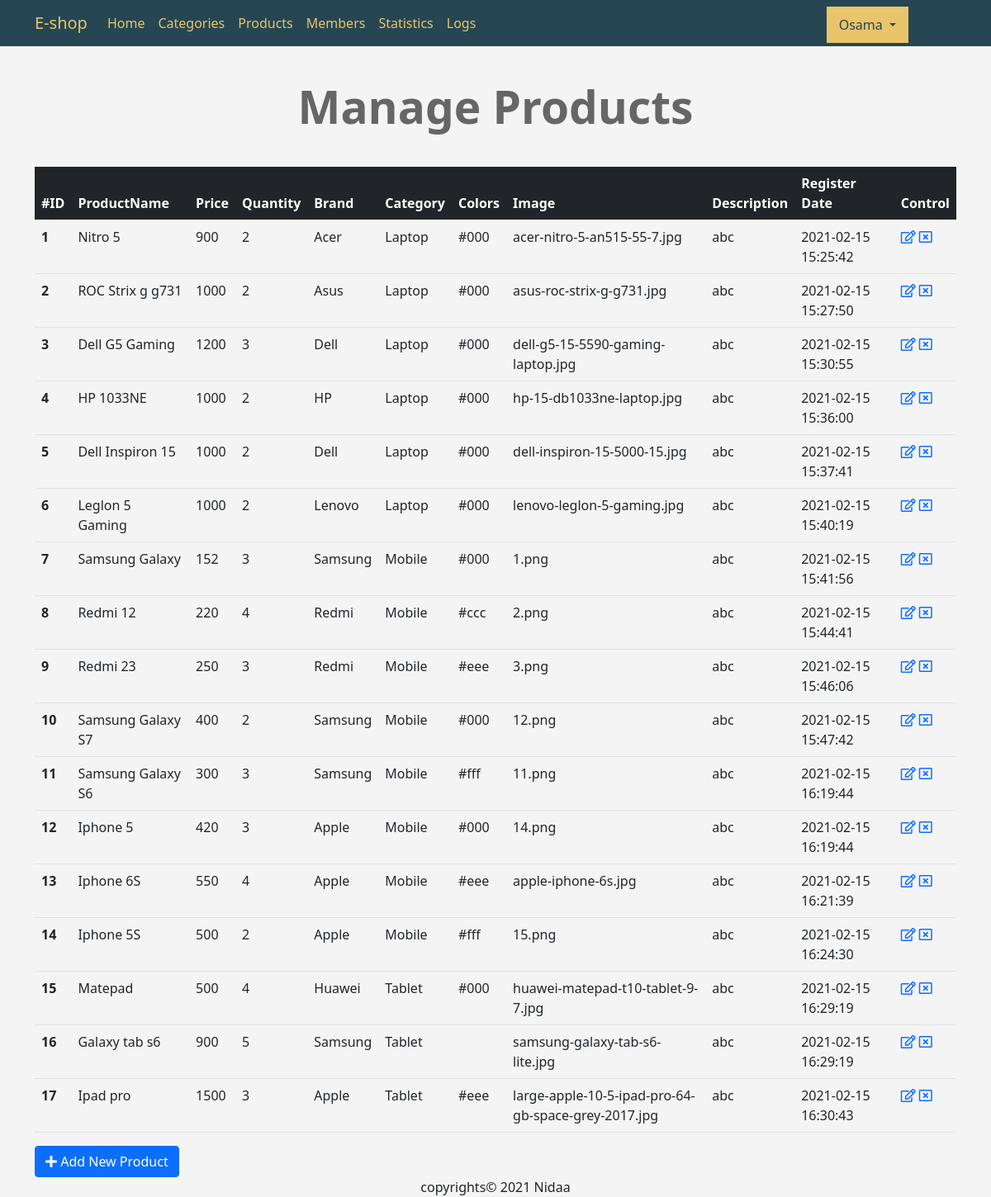
The app's page /admin/products.php (signed in) with its own data.
### tables this page shows
CREATE TABLE `products` (
  `pro_id` int(11) NOT NULL,
  `name` varchar(20) NOT NULL,
  `price` float NOT NULL,
  `quantity` int(10) NOT NULL,
  `brand` varchar(10) NOT NULL,
  `category` varchar(10) NOT NULL,
  `colors` varchar(100) NOT NULL,
  `img` text NOT NULL,
  `pro_desc` text NOT NULL,
  `created_at` timestamp NOT NULL DEFAULT current_timestamp(),
  `updated_at` timestamp NOT NULL DEFAULT current_timestamp()
);

### admin/products.php (the view, shortened to what this page needs)
<?php
 if (isset($_SESSION['username'])) {
   include 'template/header.php';
   include 'template/navbar.php';
   include '../config/connect.php';
   $do = isset($_GET['do']) ? $_GET['do'] : 'Manage';
    if ($do == 'Manage') {
      $sql = "SELECT * FROM products";
      $query = mysqli_query($con,$sql);
      if (mysqli_num_rows($query)>0) {
          ?>
          <h1 class="text-center">Manage Products</h1>
          <div class="container">
            <table class="table">
             <thead class="table-dark">
               <tr>
                  <th scope="col">#ID</th>
                  <th scope="col">ProductName</th>
                  <th scope="col">Price</th>
                  <th scope="col">Quantity</th>
                  <th scope="col">Brand</th>
                  <th scope="col">Category</th>
                  <th scope="col">Colors</th>
                  <th scope="col">Image</th>
                  <th scope="col">Description</th>
                  <th scope="col">Register Date</th>
                  <th scope="col">Control</th>
               </tr>
             </thead>
             <tbody>
  <?php   while ($row=mysqli_fetch_array($query)) { ?>
               <tr>
                  <th scope="row"><?php echo $row['pro_id']; ?></th>
                  <td><?php echo $row['name']; ?></td>
                  <td><?php echo $row['price']; ?></td>
                  <td><?php echo $row['quantity']; ?></td>
                  <td><?php echo $row['brand']; ?></td>
                  <td><?php echo $row['category']; ?></td>
                  <td><?php echo $row['colors']; ?></td>
                  <td><?php echo $row['img']; ?></td>
                  <td><?php echo $row['pro_desc']; ?></td>
                  <td><?php echo $row['created_at']; ?></td>
                  <td>
                    <a href="products.php?do=Edit&id=<?php echo $row['pro_id'];?>" ><i class="far fa-edit"></i></a>
                    <a href="products.php?do=Delete&id=<?php echo $row['pro_id'];?>" class="confirm"><i class="far fa-window-close"></i></a>
                  </td>
               </tr>
    <?php }?>
             </tbody>
           </table>
           <a href='products.php?do=Add' class="btn btn-primary"><i class="fas fa-plus"></i> Add New Product</a>
          </div>
<?php
      }
    }
   include 'template/footer.php';
 }else{
  header('Location: index.php');
  exit();
 }
?>

### admin/layout/css/style.css (style rules this page uses)
body { background-color: #F4F4F4; font-size: 16px; }
h1 { font-size: 55px; margin: 40px 0; font-weight: bold; color: #666; }

### records on screen
products: pro_id "1", name "Nitro 5", price "900", quantity "2", brand "Acer", category "Laptop", colors "#000", img "acer-nitro-5-an515-55-7.jpg", pro_desc "abc", created_at "2021-02-15 15:25:42"
products: pro_id "2", name "ROC Strix g g731", price "1000", quantity "2", brand "Asus", category "Laptop", colors "#000", img "asus-roc-strix-g-g731.jpg", pro_desc "abc", created_at "2021-02-15 15:27:50"
products: pro_id "3", name "Dell G5 Gaming", price "1200", quantity "3", brand "Dell", category "Laptop", colors "#000", img "dell-g5-15-5590-gaming-laptop.jpg", pro_desc "abc", created_at "2021-02-15 15:30:55"
products: pro_id "4", name "HP 1033NE", price "1000", quantity "2", brand "HP", category "Laptop", colors "#000", img "hp-15-db1033ne-laptop.jpg", pro_desc "abc", created_at "2021-02-15 15:36:00"
products: pro_id "5", name "Dell Inspiron 15", price "1000", quantity "2", brand "Dell", category "Laptop", colors "#000", img "dell-inspiron-15-5000-15.jpg", pro_desc "abc", created_at "2021-02-15 15:37:41"
products: pro_id "6", name "Leglon 5 Gaming", price "1000", quantity "2", brand "Lenovo", category "Laptop", colors "#000", img "lenovo-leglon-5-gaming.jpg", pro_desc "abc", created_at "2021-02-15 15:40:19"
products: pro_id "7", name "Samsung Galaxy", price "152", quantity "3", brand "Samsung", category "Mobile", colors "#000", img "1.png", pro_desc "abc", created_at "2021-02-15 15:41:56"
products: pro_id "8", name "Redmi 12", price "220", quantity "4", brand "Redmi", category "Mobile", colors "#ccc", img "2.png", pro_desc "abc", created_at "2021-02-15 15:44:41"
products: pro_id "9", name "Redmi 23", price "250", quantity "3", brand "Redmi", category "Mobile", colors "#eee", img "3.png", pro_desc "abc", created_at "2021-02-15 15:46:06"
products: pro_id "10", name "Samsung Galaxy S7", price "400", quantity "2", brand "Samsung", category "Mobile", colors "#000", img "12.png", pro_desc "abc", created_at "2021-02-15 15:47:42"
products: pro_id "11", name "Samsung Galaxy S6", price "300", quantity "3", brand "Samsung", category "Mobile", colors "#fff", img "11.png", pro_desc "abc", created_at "2021-02-15 16:19:44"
products: pro_id "12", name "Iphone 5", price "420", quantity "3", brand "Apple", category "Mobile", colors "#000", img "14.png", pro_desc "abc", created_at "2021-02-15 16:19:44"
products: pro_id "13", name "Iphone 6S", price "550", quantity "4", brand "Apple", category "Mobile", colors "#eee", img "apple-iphone-6s.jpg", pro_desc "abc", created_at "2021-02-15 16:21:39"
products: pro_id "14", name "Iphone 5S", price "500", quantity "2", brand "Apple", category "Mobile", colors "#fff", img "15.png", pro_desc "abc", created_at "2021-02-15 16:24:30"
products: pro_id "15", name "Matepad", price "500", quantity "4", brand "Huawei", category "Tablet", colors "#000", img "huawei-matepad-t10-tablet-9-7.jpg", pro_desc "abc", created_at "2021-02-15 16:29:19"
products: pro_id "16", name "Galaxy tab s6", price "900", quantity "5", brand "Samsung", category "Tablet", img "samsung-galaxy-tab-s6-lite.jpg", pro_desc "abc", created_at "2021-02-15 16:29:19"
products: pro_id "17", name "Ipad pro", price "1500", quantity "3", brand "Apple", category "Tablet", colors "#eee", img "large-apple-10-5-ipad-pro-64-gb-space-grey-2017.jpg", pro_desc "abc", created_at "2021-02-15 16:30:43"

### other values on screen
$_SESSION['username'] "Osama"
